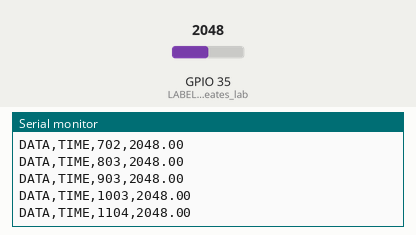
Recording of a sketch running on a simulated ESP32. Shown: the last lines printed to the serial monitor. The test bench sets the inputs (shaded band); at power-on: GPIO 35 (LABEL_command_creates_lab) = 2048.

Above: at 1.2 s.
1.3 s: GPIO 35 (LABEL_command_creates_lab) set to 2866
At 1.31 s:
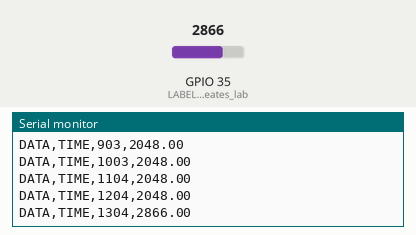
2.8 s: GPIO 35 (LABEL_command_creates_lab) set to 3603
At 2.81 s:
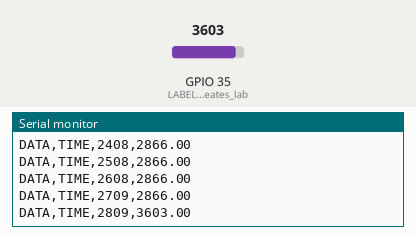
Timing chart, 0 to 5.8 s (numbered marks = the images above; inputs shaded):
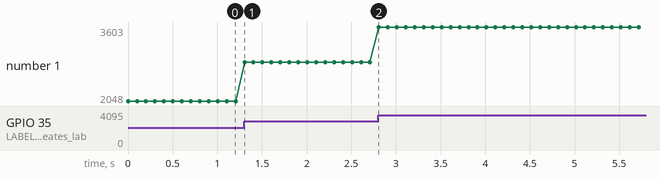

Measured:
- after the input at 1.3 s, the serial monitor: prints a new line at once (image 1)
- plotted number 1: 2048 → 2866 after the input at 1.3 s

The sketch:

Excel_Upload.ino
```cpp
//variable to hold the time
float voltage;         //variable to hold the voltage form A0
void setup() {
  Serial.begin(128000);               //Fastest baudrate
  Serial.println("CLEARDATA");        //This string is defined as a
                                      // commmand for the Excel VBA
                                      // to clear all the rows and columns
  Serial.println("LABEL,Computer Time,Time (Milli Sec.),Volt");
      pinMode(35,INPUT);                                //LABEL command creates label for
                                      // columns in the first row with bold font
}
void loop() {
int  milli_time = millis();
  voltage = analogRead(35) ;
  Serial.print("DATA,TIME,");
  Serial.print(milli_time);
  Serial.print(",");
  Serial.println(voltage);

  delay(100);                    //Take samples every one second
}
```
